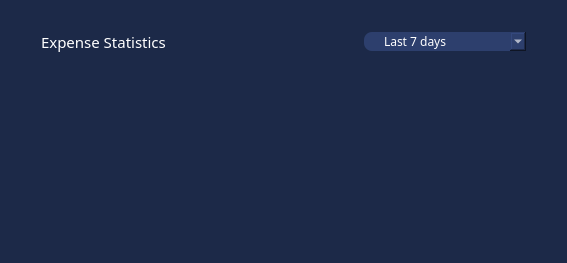
                <widget class="QFrame" name="Statistics_frame">
                 <property name="sizePolicy">
                  <sizepolicy hsizetype="Expanding" vsizetype="Expanding">
                   <horstretch>0</horstretch>
                   <verstretch>0</verstretch>
                  </sizepolicy>
                 </property>
                 <property name="minimumSize">
                  <size>
                   <width>567</width>
                   <height>263</height>
                  </size>
                 </property>
                 <property name="maximumSize">
                  <size>
                   <width>4960</width>
                   <height>1800</height>
                  </size>
                 </property>
                 <property name="styleSheet">
                  <string notr="true">*{background-color: rgb(28, 41, 72);
border-radius: 40px;
pading-left: 20px;}
QComboBox::down-arrow {
    image:url(:/icon/icons/chevron-down.svg);
	width: 0;
}
QLineEdit{
border-bottom-color: rgb(255, 255, 255);
}</string>
                 </property>
                 <property name="frameShape">
                  <enum>QFrame::NoFrame</enum>
                 </property>
                 <property name="frameShadow">
                  <enum>QFrame::Plain</enum>
                 </property>
                 <property name="lineWidth">
                  <number>0</number>
                 </property>
                 <layout class="QVBoxLayout" name="verticalLayout">
                  <item>
                   <layout class="QHBoxLayout" name="horizontalLayout_11">
                    <property name="spacing">
                     <number>0</number>
                    </property>
                    <property name="leftMargin">
                     <number>30</number>
                    </property>
                    <property name="topMargin">
                     <number>20</number>
                    </property>
                    <property name="rightMargin">
                     <number>30</number>
                    </property>
                    <item>
                     <widget class="QLabel" name="label_2">
                      <property name="sizePolicy">
                       <sizepolicy hsizetype="Expanding" vsizetype="Preferred">
                        <horstretch>0</horstretch>
                        <verstretch>0</verstretch>
                       </sizepolicy>
                      </property>
                      <property name="font">
                       <font>
                        <family>Century Gothic</family>
                        <pointsize>11</pointsize>
                        <weight>50</weight>
                        <italic>false</italic>
                        <bold>false</bold>
                       </font>
                      </property>
                      <property name="toolTipDuration">
                       <number>0</number>
                      </property>
                      <property name="styleSheet">
                       <string notr="true">color:#fff</string>
                      </property>
                      <property name="text">
                       <string>Expense Statistics</string>
                      </property>
                     </widget>
                    </item>
                    <item>
                     <spacer name="horizontalSpacer_3">
                      <property name="orientation">
                       <enum>Qt::Horizontal</enum>
                      </property>
                      <property name="sizeType">
                       <enum>QSizePolicy::Expanding</enum>
                      </property>
                      <property name="sizeHint" stdset="0">
                       <size>
                        <width>30</width>
                        <height>20</height>
                       </size>
                      </property>
                     </spacer>
                    </item>
                    <item>
                     <widget class="QComboBox" name="comboBox_3">
                      <property name="sizePolicy">
                       <sizepolicy hsizetype="Expanding" vsizetype="Fixed">
                        <horstretch>0</horstretch>
                        <verstretch>0</verstretch>
                       </sizepolicy>
                      </property>
                      <property name="minimumSize">
                       <size>
                        <width>111</width>
                        <height>4</height>
                       </size>
                      </property>
                      <property name="maximumSize">
                       <size>
                        <width>16777215</width>
                        <height>16777215</height>
                       </size>
                      </property>
                      <property name="sizeIncrement">
                       <size>
                        <width>0</width>
                        <height>0</height>
                       </size>
                      </property>
                      <property name="font">
                       <font>
                        <family>Century Gothic</family>
                        <pointsize>9</pointsize>
                        <weight>50</weight>
                        <italic>false</italic>
                        <bold>false</bold>
                       </font>
                      </property>
                      <property name="layoutDirection">
                       <enum>Qt::LeftToRight</enum>
                      </property>
                      <property name="styleSheet">
                       <string notr="true">*{color:#fff;
background-color: rgb(45, 63, 109);
border-radius:8px;}
QComboBox{
	padding-left: 20px;

}
QComboBox::drop-down {
	
	image: url(:/icon/icons/chevron-down.svg);
    width: 16px;
    height: 16px;
	border: none;
	padding: 3px
}

</string>
                      </property>
                      <property name="editable">
                       <bool>false</bool>
                      </property>
                      <property name="currentIndex">
                       <number>0</number>
                      </property>
                      <property name="iconSize">
                       <size>
                        <width>20</width>
                        <height>20</height>
                       </size>
                      </property>
                      <item>
                       <property name="text">
                        <string>Last 7 days</string>
                       </property>
                      </item>
                      <item>
                       <property name="text">
                        <string>This month</string>
                       </property>
                      </item>
                      <item>
                       <property name="text">
                        <string>This year</string>
                       </property>
                      </item>
                     </widget>
                    </item>
                   </layout>
                  </item>
                  <item>
                   <widget class="QWidget" name="widget_3" native="true"/>
                  </item>
                 </layout>
                </widget>
